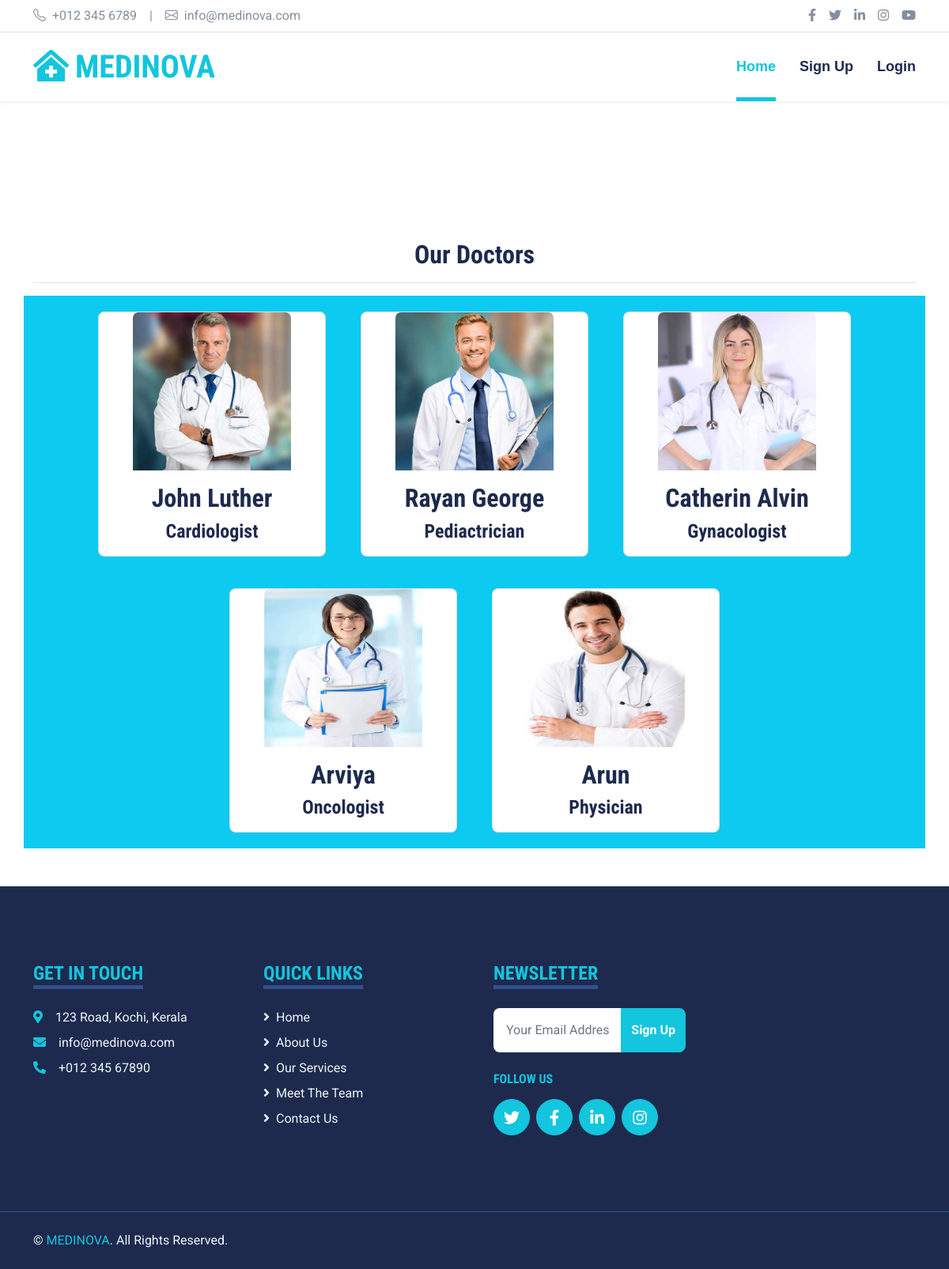
The app's page /doctors/ with its own data.
### hsptlapp/models.py (models this page shows, shortened)
class Doctors(models.Model):
    doc_name=models.CharField(max_length=200)
    doc_img=models.ImageField(upload_to='pics')
    doc_spec=models.CharField( max_length=150)

### hsptlapp/views.py (the view)
# urls.py: path('doctors/',views.doctors,name='doctors'),
def doctors(request):
    dict_doc={
        'doc':Doctors.objects.all()
        }
    return render(request,'doctors.html',dict_doc)

### template/doctors.html (shortened to what this page needs)
{% load static %}
<!DOCTYPE html>
<html lang="en">
<head>
    <link href="https://cdnjs.cloudflare.com/ajax/libs/font-awesome/5.15.0/css/all.min.css" rel="stylesheet">
    <link href="https://cdn.jsdelivr.net/npm/bootstrap-icons@1.4.1/font/bootstrap-icons.css" rel="stylesheet">
    <link href="{% static 'lib/owlcarousel/assets/owl.carousel.min.css' %}" rel="stylesheet">
    <link href="{% static 'lib/tempusdominus/css/tempusdominus-bootstrap-4.min.css' %}" rel="stylesheet" />
    <link href="{% static 'css/bootstrap.min.css' %}" rel="stylesheet">
    <link href="{% static 'css/style.css' %}" rel="stylesheet">
</head>
<body>
    <div class="container-fluid py-2 border-bottom d-none d-lg-block">
        <div class="container">
            <div class="row">
                <div class="col-md-6 text-center text-lg-start mb-2 mb-lg-0">
                    <div class="d-inline-flex align-items-center">
                        <a class="text-decoration-none text-body pe-3" href=""><i class="bi bi-telephone me-2"></i>+012 345 6789</a>
                        <span class="text-body">|</span>
                        <a class="text-decoration-none text-body px-3" href=""><i class="bi bi-envelope me-2"></i>info@medinova.com</a>
                    </div>
                </div>
                <div class="col-md-6 text-center text-lg-end">
                    <div class="d-inline-flex align-items-center">
                        <a class="text-body px-2" href="">
                            <i class="fab fa-facebook-f"></i>
                        </a>
                        <a class="text-body px-2" href="">
                            <i class="fab fa-twitter"></i>
                        </a>
                        <a class="text-body px-2" href="">
                            <i class="fab fa-linkedin-in"></i>
                        </a>
                        <a class="text-body px-2" href="">
                            <i class="fab fa-instagram"></i>
                        </a>
                        <a class="text-body ps-2" href="">
                            <i class="fab fa-youtube"></i>
                        </a>
                    </div>
                </div>
            </div>
        </div>
    </div>
    <div class="container-fluid sticky-top bg-white shadow-sm">
        <div class="container">
            <nav class="navbar navbar-expand-lg bg-white navbar-light py-3 py-lg-0">
                <a href="{% url 'index' %}" class="navbar-brand">
                    <h1 class="m-0 text-uppercase text-primary"><i class="fa fa-clinic-medical me-2"></i>Medinova</h1>
                </a>
                <div class="collapse navbar-collapse" id="navbarCollapse">
                    <div class="navbar-nav ms-auto py-0">
                        <a href="{% url 'index' %}" class="nav-item nav-link active">Home</a>
                        {% if user.is_authenticated %}
                        <a href="{% url 'about' %}" class="nav-item nav-link">About</a>
                        <a href="{% url 'doctors' %}" class="nav-item nav-link">Doctors</a>
                        <a href="{% url 'booking' %}" class="nav-item nav-link">Booking</a>
                        <a href="{% url 'contact' %}" class="nav-item nav-link">Contact</a>
                        <a href="/register/logout/" class="nav-item nav-link">Logout</a>
                        {% else %}
                        <a href="http://127.0.0.1:8000/register/" class="nav-item nav-link">Sign Up</a>
                        <a href="register/login/" class="nav-item nav-link">Login</a>
                        {% endif %}
                    </div>
                </div>
            </nav>
        </div>
    </div>
<div class="container text-center" style="margin-top: 175px;">
    <h1 style="font-size: xx-large;">Our Doctors</h1>
    <hr>
    </div>
    <div class="container text-center bg-info">
        {% for d in doc %}
        <div class="card text-center " style="width: 18rem; display:inline-block;margin: 20px;">
            <img src="{{d.doc_img.url}}" class="card-img-top" alt="..." style="height:200px;width:200px;">
            <div class="card-body">
              <h2 class="card-text">{{d.doc_name}} </h2>
              <h4 class="card-text">{{d.doc_spec}}</h4>
            </div>
          </div>
          {% endfor %}
    </div>
        <div class="container-fluid bg-dark text-light mt-5 py-5">
          <div class="container py-5">
              <div class="row g-5">
                  <div class="col-lg-3 col-md-6">
                      <h4 class="d-inline-block text-primary text-uppercase border-bottom border-5 border-secondary mb-4">Get In Touch</h4>
                      <p class="mb-2"><i class="fa fa-map-marker-alt text-primary me-3"></i>123 Road, Kochi, Kerala</p>
                      <p class="mb-2"><i class="fa fa-envelope text-primary me-3"></i>info@medinova.com</p>
                      <p class="mb-0"><i class="fa fa-phone-alt text-primary me-3"></i>+012 345 67890</p>
                  </div>
                  <div class="col-lg-3 col-md-6">
                      <h4 class="d-inline-block text-primary text-uppercase border-bottom border-5 border-secondary mb-4">Quick Links</h4>
                      <div class="d-flex flex-column justify-content-start">
                          <a class="text-light mb-2" href="#"><i class="fa fa-angle-right me-2"></i>Home</a>
                          <a class="text-light mb-2" href="#"><i class="fa fa-angle-right me-2"></i>About Us</a>
                          <a class="text-light mb-2" href="#"><i class="fa fa-angle-right me-2"></i>Our Services</a>
                          <a class="text-light mb-2" href="#"><i class="fa fa-angle-right me-2"></i>Meet The Team</a>
                          <a class="text-light" href="#"><i class="fa fa-angle-right me-2"></i>Contact Us</a>
                      </div>
                  </div>
                  <div class="col-lg-3 col-md-6">
                      <h4 class="d-inline-block text-primary text-uppercase border-bottom border-5 border-secondary mb-4">Newsletter</h4>
                      <form action="">
                          <div class="input-group">
                              <input type="text" class="form-control p-3 border-0" placeholder="Your Email Address">
                              <button class="btn btn-primary">Sign Up</button>
                          </div>
                      </form>
                      <h6 class="text-primary text-uppercase mt-4 mb-3">Follow Us</h6>
                      <div class="d-flex">
                          <a class="btn btn-lg btn-primary btn-lg-square rounded-circle me-2" href="#"><i class="fab fa-twitter"></i></a>
                          <a class="btn btn-lg btn-primary btn-lg-square rounded-circle me-2" href="#"><i class="fab fa-facebook-f"></i></a>
                          <a class="btn btn-lg btn-primary btn-lg-square rounded-circle me-2" href="#"><i class="fab fa-linkedin-in"></i></a>
                          <a class="btn btn-lg btn-primary btn-lg-square rounded-circle" href="#"><i class="fab fa-instagram"></i></a>
                      </div>
                  </div>
              </div>
          </div>
      </div>
      <div class="container-fluid bg-dark text-light border-top border-secondary py-4">
          <div class="container">
              <div class="row g-5">
                  <div class="col-md-6 text-center text-md-start">
                      <p class="mb-md-0">&copy; <a class="text-primary" href="#">MEDINOVA</a>. All Rights Reserved.</p>
                  </div>
              </div>
          </div>
      </div>
  </body>
  </html>

### static/css/style.css (style rules this page uses)
:root { --primary: #13C5DD; --secondary: #354F8E; --light: #EFF5F9; --dark: #1D2A4D; }
.btn { font-weight: 700; transition: .5s; }
.btn-primary { color: #FFFFFF; }
.btn-lg-square { width: 46px; height: 46px; }
.btn-square, .btn-sm-square, .btn-lg-square { padding-left: 0; padding-right: 0; text-align: center; }
.navbar-light .navbar-nav .nav-link { font-family: 'Jost', sans-serif; position: relative; margin-left: 30px; padding: 30px 0; font-size: 18px; font-weight: 700; color: var(--dark); outline: none; transition: .5s; }
.navbar-light .navbar-nav .nav-link:hover, .navbar-light .navbar-nav .nav-link.active { color: var(--primary); }
@media (min-width: 992px) { .navbar-light .navbar-nav .nav-link::before { position: absolute; content: ""; width: 0; height: 5px; bottom: 0; left: 50%; background: var(--primary); transition: .5s; } }
@media (min-width: 992px) { .navbar-light .navbar-nav .nav-link:hover::before, .navbar-light .navbar-nav .nav-link.active::before { width: 100%; left: 0; } }

### records on screen
Doctors: doc_img (picture), doc_name "John Luther", doc_spec "Cardiologist"
Doctors: doc_img (picture), doc_name "Rayan George", doc_spec "Pediactrician"
Doctors: doc_img (picture), doc_name "Catherin Alvin", doc_spec "Gynacologist"
Doctors: doc_img (picture), doc_name "Arviya", doc_spec "Oncologist"
Doctors: doc_img (picture), doc_name "Arun", doc_spec "Physician"
